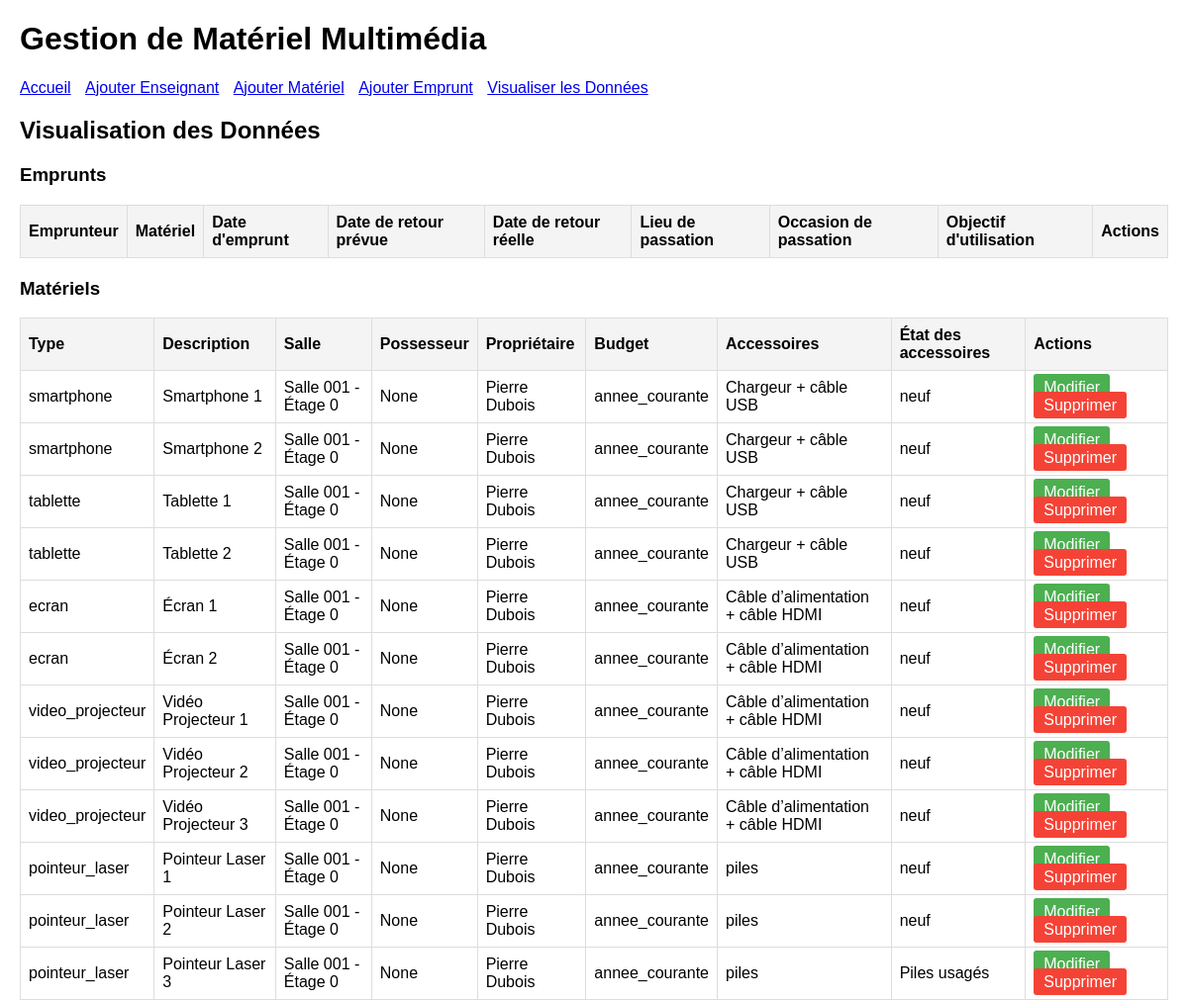
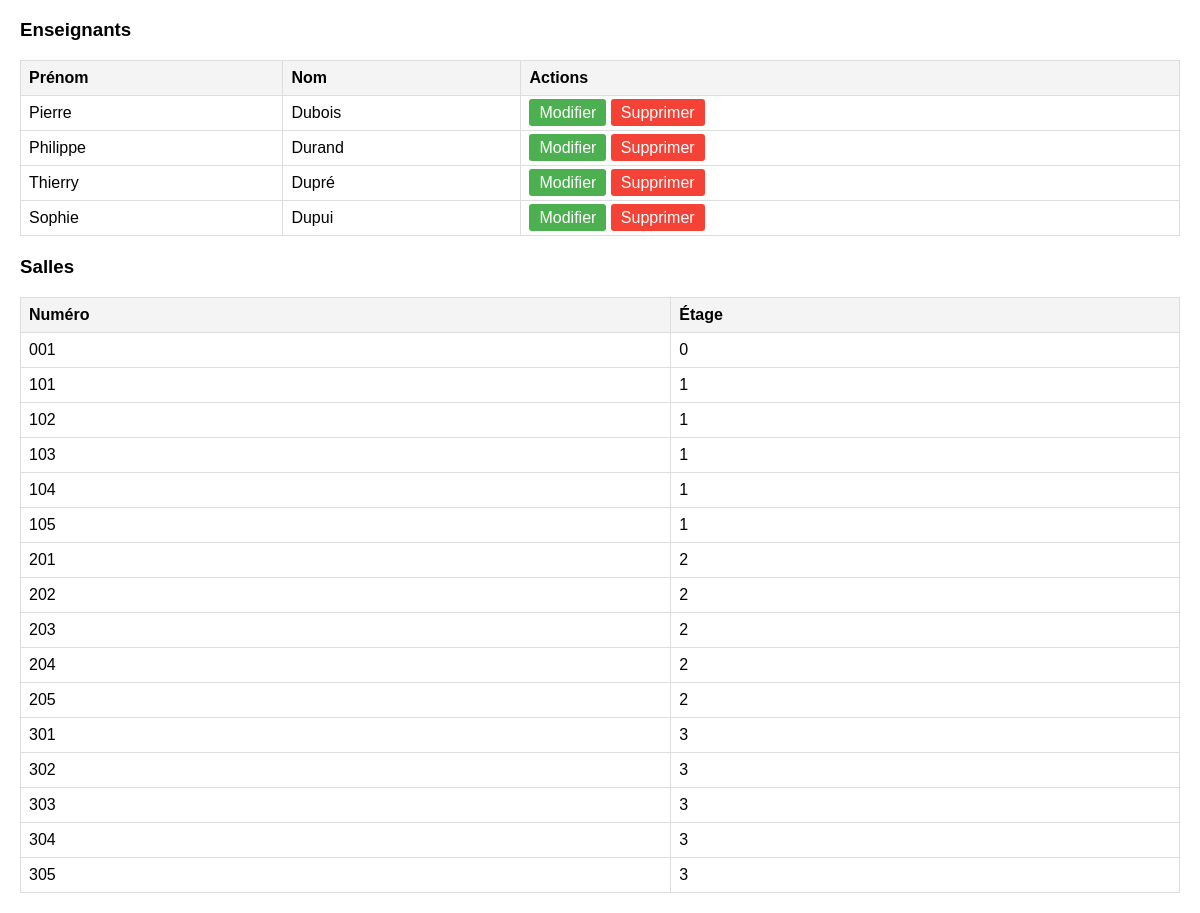
The app's page /gestion_materiel/visualisation/ with its own data (2 pictures, top to bottom).
### gestion_materiel/models.py (models this page shows, shortened)
class Materiel(models.Model):
    TYPE_CHOICES = [
        ('smartphone', 'Smartphone'),
        ('tablette', 'Tablette'),
        ('ecran', 'Écran'),
        ('video_projecteur', 'Vidéo Projecteur'),
        ('pointeur_laser', 'Pointeur Laser')
    ]
    BUDGET_CHOICES = [
        ('annee_courante', "Budget de l'année courante"),
        ('projets', 'Budget projets'),
        ('financements_exceptionnels', 'Budget financements exceptionnels')
    ]
    type = models.CharField(max_length=20, choices=TYPE_CHOICES)
    description = models.TextField()
    salle = models.ForeignKey(Salle, on_delete=models.SET_NULL, null=True, related_name='materiels', default=1)
    possesseur = models.ForeignKey(Enseignant, on_delete=models.SET_NULL, null=True, blank=True, related_name='materiels_possedes')
    proprietaire = models.ForeignKey(Enseignant, on_delete=models.SET_NULL, null=True, related_name='proprietaire_materiel', default=1)
    accessoires = models.TextField()
    date_acquisition = models.DateField()
    budget = models.CharField(max_length=30, choices=BUDGET_CHOICES, default='annee_courante')
    etat_accessoires = models.TextField()

class Salle(models.Model):
    numero = models.CharField(max_length=10)
    etage = models.IntegerField()
    def __str__(self):
        return f"Salle {self.numero} - Étage {self.etage}"

class Enseignant(models.Model):
    nom = models.CharField(max_length=100)
    prenom = models.CharField(max_length=100)
    def __str__(self):
        return f"{self.prenom} {self.nom}"

### gestion_materiel/views.py (the view)
# urls.py: path('visualisation/', visualisation, name='visualisation'),
def visualisation(request):
    enseignants = Enseignant.objects.all()
    salles = Salle.objects.all()
    materiels = Materiel.objects.all()
    emprunts = Emprunt.objects.all()
    context = {
        'enseignants': enseignants,
        'salles': salles,
        'materiels': materiels,
        'emprunts': emprunts,
    }
    return render(request, 'visualisation.html', context)

### gestion_materiel/templates/visualisation.html (shortened to what this page needs)
{% extends 'base_generic.html' %}
{% block content %}
  <h2>Visualisation des Données</h2>
  <h3>Emprunts</h3>
  <table>
    <thead>
      <tr>
        <th>Emprunteur</th>
        <th>Matériel</th>
        <th>Date d'emprunt</th>
        <th>Date de retour prévue</th>
        <th>Date de retour réelle</th>
        <th>Lieu de passation</th>
        <th>Occasion de passation</th>
        <th>Objectif d'utilisation</th>
        <th>Actions</th>
      </tr>
    </thead>
  </table>
  <h3>Matériels</h3>
  <table>
    <thead>
      <tr>
        <th>Type</th>
        <th>Description</th>
        <th>Salle</th>
        <th>Possesseur</th>
        <th>Propriétaire</th>
        <th>Budget</th>
        <th>Accessoires</th>
        <th>État des accessoires</th>
        <th>Actions</th>
      </tr>
    </thead>
    <tbody>
      {% for materiel in materiels %}
        <tr>
          <td>{{ materiel.type }}</td>
          <td>{{ materiel.description }}</td>
          <td>{{ materiel.salle }}</td>
          <td>{{ materiel.possesseur }}</td>
          <td>{{ materiel.proprietaire }}</td>
          <td>{{ materiel.budget }}</td>
          <td>{{ materiel.accessoires }}</td>
          <td>{{ materiel.etat_accessoires }}</td>
          <td>
            <a class="btn btn-edit" href="{% url 'modifier_materiel' materiel.id %}">Modifier</a>
            <a class="btn btn-delete" href="{% url 'supprimer_materiel' materiel.id %}">Supprimer</a>
          </td>
        </tr>
      {% endfor %}
    </tbody>
  </table>
  <h3>Enseignants</h3>
  <table>
    <thead>
      <tr>
        <th>Prénom</th>
        <th>Nom</th>
        <th>Actions</th>
      </tr>
    </thead>
    <tbody>
      {% for enseignant in enseignants %}
        <tr>
          <td>{{ enseignant.prenom }}</td>
          <td>{{ enseignant.nom }}</td>
          <td>
            <a class="btn btn-edit" href="{% url 'modifier_enseignant' enseignant.id %}">Modifier</a>
            <a class="btn btn-delete" href="{% url 'supprimer_enseignant' enseignant.id %}">Supprimer</a>
          </td>
        </tr>
      {% endfor %}
    </tbody>
  </table>
  <h3>Salles</h3>
  <table>
    <thead>
      <tr>
        <th>Numéro</th>
        <th>Étage</th>
      </tr>
    </thead>
    <tbody>
      {% for salle in salles %}
        <tr>
          <td>{{ salle.numero }}</td>
          <td>{{ salle.etage }}</td>
        </tr>
      {% endfor %}
    </tbody>
  </table>
{% endblock %}

### gestion_materiel/templates/base_generic.html (style rules this page uses)
body { font-family: Arial, sans-serif; margin: 20px; }
table { width: 100%; border-collapse: collapse; margin-bottom: 20px; }
table, th, td { border: 1px solid #ddd; }
th, td { padding: 8px; text-align: left; }
th { background-color: #f4f4f4; }
.btn { padding: 5px 10px; text-decoration: none; color: white; border-radius: 3px; }
.btn-edit { background-color: #4CAF50; }
.btn-delete { background-color: #f44336; }

### records on screen
Materiel: type "smartphone", description "Smartphone 1", salle "Salle 001 - Étage 0", possesseur "None", proprietaire "Pierre Dubois", budget "annee_courante", accessoires "Chargeur + câble USB", etat_accessoires "neuf"
Materiel: type "smartphone", description "Smartphone 2", salle "Salle 001 - Étage 0", possesseur "None", proprietaire "Pierre Dubois", budget "annee_courante", accessoires "Chargeur + câble USB", etat_accessoires "neuf"
Materiel: type "tablette", description "Tablette 1", salle "Salle 001 - Étage 0", possesseur "None", proprietaire "Pierre Dubois", budget "annee_courante", accessoires "Chargeur + câble USB", etat_accessoires "neuf"
Materiel: type "tablette", description "Tablette 2", salle "Salle 001 - Étage 0", possesseur "None", proprietaire "Pierre Dubois", budget "annee_courante", accessoires "Chargeur + câble USB", etat_accessoires "neuf"
Materiel: type "ecran", description "Écran 1", salle "Salle 001 - Étage 0", possesseur "None", proprietaire "Pierre Dubois", budget "annee_courante", accessoires "Câble d’alimentation + câble HDMI", etat_accessoires "neuf"
Materiel: type "ecran", description "Écran 2", salle "Salle 001 - Étage 0", possesseur "None", proprietaire "Pierre Dubois", budget "annee_courante", accessoires "Câble d’alimentation + câble HDMI", etat_accessoires "neuf"
Materiel: type "video_projecteur", description "Vidéo Projecteur 1", salle "Salle 001 - Étage 0", possesseur "None", proprietaire "Pierre Dubois", budget "annee_courante", accessoires "Câble d’alimentation + câble HDMI", etat_accessoires "neuf"
Materiel: type "video_projecteur", description "Vidéo Projecteur 2", salle "Salle 001 - Étage 0", possesseur "None", proprietaire "Pierre Dubois", budget "annee_courante", accessoires "Câble d’alimentation + câble HDMI", etat_accessoires "neuf"
Materiel: type "video_projecteur", description "Vidéo Projecteur 3", salle "Salle 001 - Étage 0", possesseur "None", proprietaire "Pierre Dubois", budget "annee_courante", accessoires "Câble d’alimentation + câble HDMI", etat_accessoires "neuf"
Materiel: type "pointeur_laser", description "Pointeur Laser 1", salle "Salle 001 - Étage 0", possesseur "None", proprietaire "Pierre Dubois", budget "annee_courante", accessoires "piles", etat_accessoires "neuf"
Materiel: type "pointeur_laser", description "Pointeur Laser 2", salle "Salle 001 - Étage 0", possesseur "None", proprietaire "Pierre Dubois", budget "annee_courante", accessoires "piles", etat_accessoires "neuf"
Materiel: type "pointeur_laser", description "Pointeur Laser 3", salle "Salle 001 - Étage 0", possesseur "None", proprietaire "Pierre Dubois", budget "annee_courante", accessoires "piles", etat_accessoires "Piles usagés"
Enseignant: prenom "Pierre", nom "Dubois"
Enseignant: prenom "Philippe", nom "Durand"
Enseignant: prenom "Thierry", nom "Dupré"
Enseignant: prenom "Sophie", nom "Dupui"
Salle: numero "001", etage "0"
Salle: numero "101", etage "1"
Salle: numero "102", etage "1"
Salle: numero "103", etage "1"
Salle: numero "104", etage "1"
Salle: numero "105", etage "1"
Salle: numero "201", etage "2"
Salle: numero "202", etage "2"
Salle: numero "203", etage "2"
Salle: numero "204", etage "2"
Salle: numero "205", etage "2"
Salle: numero "301", etage "3"
Salle: numero "302", etage "3"
Salle: numero "303", etage "3"
Salle: numero "304", etage "3"
Salle: numero "305", etage "3"
